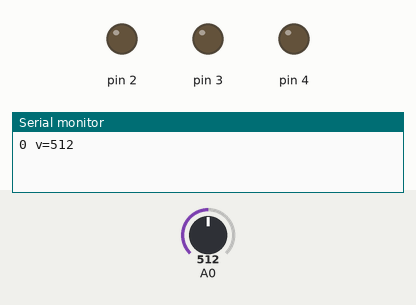
Simulated run of this sketch. Board: Arduino Uno, built with avr-gcc and run on an emulated ATmega328P. Parts: output pins drawn as LEDs (lit = HIGH), the last lines printed to the serial monitor. Inputs (shaded band) come from the test bench; at power-on: A0 = 512.

Above: at 0.5 s.
At 2.5 s:
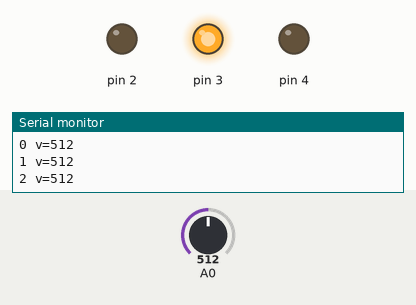
At 3.5 s:
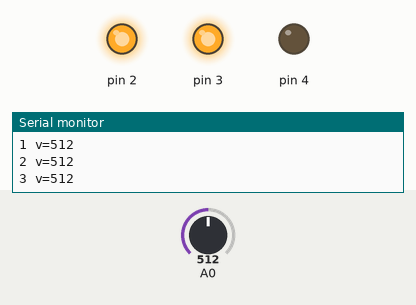
At 4.5 s:
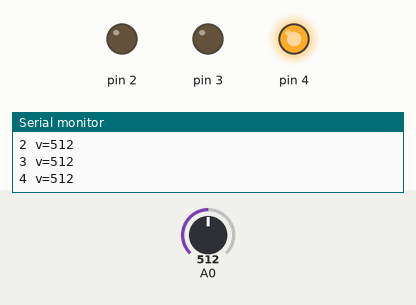
At 6.5 s:
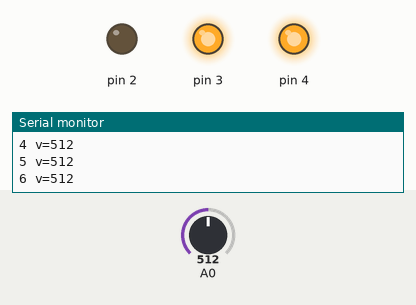
At 9.5 s:
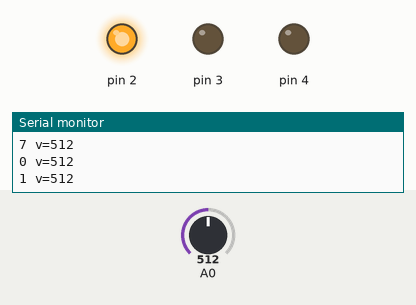
Timing chart, 0 to 10.4 s (numbered marks = the images above):
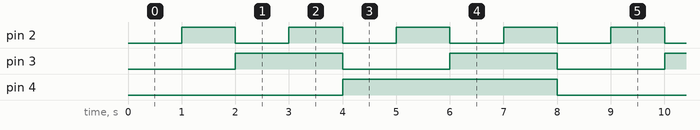

Measured:
- by itself, pin 2: alternates HIGH for 1.0 s and LOW for 1.0 s
- by itself, pin 3: alternates HIGH for 2.0 s and LOW for 2.0 s
- by itself, pin 4: alternates HIGH for 4.0 s and LOW for 4.0 s

The sketch:

156_analogMux.ino
```cpp
void setup() {
  Serial.begin(9600);
  pinMode(2, OUTPUT);
  pinMode(3, OUTPUT);
  pinMode(4, OUTPUT);
}

void loop() {
  for (int i = 0; i < 8; i++) {
    digitalWrite(2, bitRead(i, 0));
    digitalWrite(3, bitRead(i, 1));
    digitalWrite(4, bitRead(i, 2));

    int v = analogRead(A0);
    Serial.print(i);
    Serial.print(" v=");
    Serial.println(v);
    delay(1000);

  }

}
```
